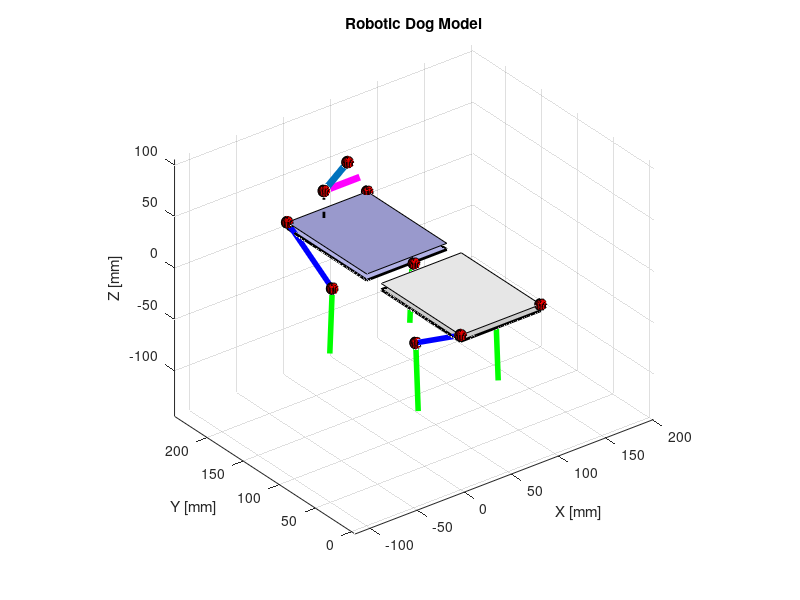

MATLAB code for this plot:
  clc;
clear;
close all;

% -----------------------------
% Base dimensions (mm)
base_length = 85;
base_width  = 110;
base_height = 6; % thickness

% -----------------------------
% Updated Thigh + Shank Parameters
thigh_length = 71.83;        % mm
thigh_angle_deg = 30;        % NEW THIGH ANGLE
thigh_angle = deg2rad(thigh_angle_deg);

shank_length = 64.96;        % mm
shank_angle_deg = 63;        % NEW SHANK ANGLE
shank_angle = deg2rad(shank_angle_deg);

% -----------------------------
figure;
hold on;
grid on;
axis equal;
xlabel('X [mm]');
ylabel('Y [mm]');
zlabel('Z [mm]');
title('Robotic Dog Model');

% Sphere for joints
[sx, sy, sz] = sphere(20);
r = 5; % joint sphere radius


% ===============================================================
% BASE 1
% ===============================================================
[X1, Y1] = meshgrid([0 base_length], [0 base_width]);
Z1 = zeros(2);

surf(X1, Y1, Z1, 'FaceColor', [0.8 0.8 0.8]);
surf(X1, Y1, Z1+base_height, 'FaceColor', [0.9 0.9 0.9]);

plot3([0 base_length base_length 0 0], [0 0 base_width base_width 0], ...
      [0 0 0 0 0], 'k', 'LineWidth', 2);

% Base 1 joints (FRONT)
joint1_base1 = [0, 0, base_height];
joint2_base1 = [85, 0, base_height];


% ===============================================================
% BASE 2
% ===============================================================
base2_offset = [0, base_width + 20, 0];

[X2, Y2] = meshgrid([0 base_length], [0 base_width]);
Z2 = zeros(2);

surf(X2 + base2_offset(1), Y2 + base2_offset(2), Z2, 'FaceColor', [0.7 0.7 0.9]);
surf(X2 + base2_offset(1), Y2 + base2_offset(2), Z2+base_height, 'FaceColor', [0.6 0.6 0.8]);

plot3([0 base_length base_length 0 0] + base2_offset(1), ...
      [0 0 base_width base_width 0] + base2_offset(2), ...
      [0 0 0 0 0], 'k', 'LineWidth', 2);

% Base 2 joints (BACK)
joint1_base2 = [0, base_width, base_height] + base2_offset;
joint2_base2 = [85, base_width, base_height] + base2_offset;


% ===============================================================
% Middle Revolute Joint (between Base1 & Base2)
% ===============================================================
joint_between = [base_length/2, base_width + 10, base_height];

all_base_joints = [joint1_base1; joint2_base1; ...
                   joint1_base2; joint2_base2; ...
                   joint_between];

for i = 1:size(all_base_joints,1)
    surf(sx*r + all_base_joints(i,1), ...
         sy*r + all_base_joints(i,2), ...
         sz*r + all_base_joints(i,3), 'FaceColor', 'r');
end


% ===============================================================
% THIGHS (updated angles)
% ===============================================================
thigh_vec_front = [0,  thigh_length*cos(thigh_angle), -thigh_length*sin(thigh_angle)];
thigh_vec_back  = [0, -thigh_length*cos(thigh_angle), -thigh_length*sin(thigh_angle)];

knee1_base1 = joint1_base1 + thigh_vec_front;
knee2_base1 = joint2_base1 + thigh_vec_front;
knee1_base2 = joint1_base2 + thigh_vec_back;
knee2_base2 = joint2_base2 + thigh_vec_back;

knee_joints = [knee1_base1; knee2_base1; knee1_base2; knee2_base2];

% Draw thighs
plot3([joint1_base1(1) knee1_base1(1)], [joint1_base1(2) knee1_base1(2)], [joint1_base1(3) knee1_base1(3)], 'b', 'LineWidth', 4);
plot3([joint2_base1(1) knee2_base1(1)], [joint2_base1(2) knee2_base1(2)], [joint2_base1(3) knee2_base1(3)], 'b', 'LineWidth', 4);
plot3([joint1_base2(1) knee1_base2(1)], [joint1_base2(2) knee1_base2(2)], [joint1_base2(3) knee1_base2(3)], 'b', 'LineWidth', 4);
plot3([joint2_base2(1) knee2_base2(1)], [joint2_base2(2) knee2_base2(2)], [joint2_base2(3) knee2_base2(3)], 'b', 'LineWidth', 4);

% Draw knee joints
for i = 1:size(knee_joints,1)
    surf(sx*r + knee_joints(i,1), ...
         sy*r + knee_joints(i,2), ...
         sz*r + knee_joints(i,3), 'FaceColor', 'r');
end


% ===============================================================
% SHANKS (updated 63°)
% ===============================================================
shank_vec_front = [0,  shank_length*cos(thigh_angle + shank_angle), ...
                      -shank_length*sin(thigh_angle + shank_angle)];

shank_vec_back = [0, -shank_length*cos(thigh_angle + shank_angle), ...
                     -shank_length*sin(thigh_angle + shank_angle)];

% Draw shanks (green)
plot3([knee1_base1(1) knee1_base1(1)+shank_vec_front(1)], ...
      [knee1_base1(2) knee1_base1(2)+shank_vec_front(2)], ...
      [knee1_base1(3) knee1_base1(3)+shank_vec_front(3)], 'g', 'LineWidth', 4);

plot3([knee2_base1(1) knee2_base1(1)+shank_vec_front(1)], ...
      [knee2_base1(2) knee2_base1(2)+shank_vec_front(2)], ...
      [knee2_base1(3) knee2_base1(3)+shank_vec_front(3)], 'g', 'LineWidth', 4);

plot3([knee1_base2(1) knee1_base2(1)+shank_vec_back(1)], ...
      [knee1_base2(2) knee1_base2(2)+shank_vec_back(2)], ...
      [knee1_base2(3) knee1_base2(3)+shank_vec_back(3)], 'g', 'LineWidth', 4);

plot3([knee2_base2(1) knee2_base2(1)+shank_vec_back(1)], ...
      [knee2_base2(2) knee2_base2(2)+shank_vec_back(2)], ...
      [knee2_base2(3) knee2_base2(3)+shank_vec_back(3)], 'g', 'LineWidth', 4);


% ===============================================================
% UPDATED NECK REVOLUTE JOINT (absolute position)
% ===============================================================
neck_joint = [29.3, 227.5, 32];  % NEW EXACT LOCATION

surf(sx*r + neck_joint(1), ...
     sy*r + neck_joint(2), ...
     sz*r + neck_joint(3), ...
     'FaceColor', 'r');

plot3([neck_joint(1) neck_joint(1)], ...
      [neck_joint(2) neck_joint(2)], ...
      [0 neck_joint(3)], 'k--', 'LineWidth', 2);

% ===============================================================
% ADD 38 mm LINK ALONG +X AXIS FROM NECK JOINT
% ===============================================================

link_length = 38;         % length of neck link
link_vec = [link_length, 0, 0];   % ALONG +X AXIS

link_end = neck_joint + link_vec; % end-point of link

% Draw link
plot3([neck_joint(1) link_end(1)], ...
      [neck_joint(2) link_end(2)], ...
      [neck_joint(3) link_end(3)], ...
      'm', 'LineWidth', 5);      % magenta link

% ===============================================================
% NEW REVOLUTE JOINT AT SPECIFIED POSITION
% ===============================================================
new_joint = [54.5, neck_joint(2), neck_joint(3)+19]; % [x, y, z]

% Draw the new revolute joint
surf(sx*r + new_joint(1), ...
     sy*r + new_joint(2), ...
     sz*r + new_joint(3), 'FaceColor', 'r');

% Draw the link directly connecting neck joint to new joint
plot3([neck_joint(1) new_joint(1)], ...
      [neck_joint(2) new_joint(2)], ...
      [neck_joint(3) new_joint(3)], '', 'LineWidth', 5); % magenta link



view(3);
